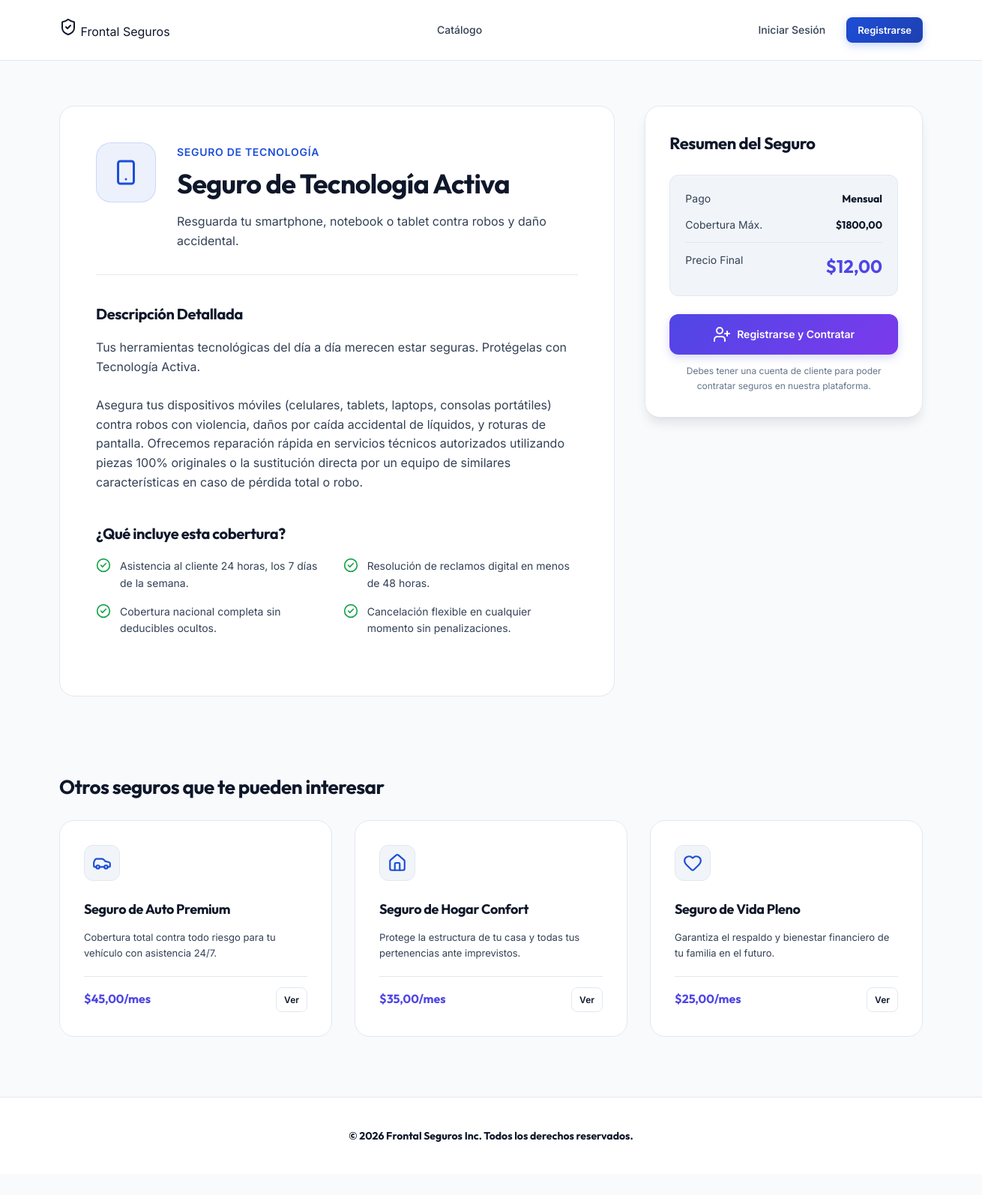
/seguro/5/, run on the app's committed database.
### seguros/models.py (models this page shows, shortened)
class Seguro(models.Model):
    CATEGORIAS = [
        ('AUTO', 'Seguro de Auto'),
        ('HOGAR', 'Seguro de Hogar'),
        ('VIDA', 'Seguro de Vida'),
        ('SALUD', 'Seguro de Salud'),
        ('TECNOLOGIA', 'Seguro de Tecnología'),
    ]
    titulo = models.CharField(max_length=100, verbose_name="Título")
    descripcion_corta = models.CharField(max_length=255, verbose_name="Descripción Corta")
    descripcion_detallada = models.TextField(verbose_name="Descripción Detallada")
    precio_mensual = models.DecimalField(max_digits=10, decimal_places=2, verbose_name="Precio Mensual")
    cobertura_maxima = models.DecimalField(max_digits=12, decimal_places=2, verbose_name="Cobertura Máxima")
    categoria = models.CharField(max_length=20, choices=CATEGORIAS, default='AUTO', verbose_name="Categoría")
    imagen_url = models.URLField(max_length=500, blank=True, null=True, verbose_name="URL de Imagen")
    icon_class = models.CharField(max_length=50, default='shield', verbose_name="Icono (Lucide/FontAwesome)")
    destacado = models.BooleanField(default=False, verbose_name="Destacado")
    class Meta:
        verbose_name = "Seguro"
        verbose_name_plural = "Seguros"

### seguros/views.py (the view)
# urls.py: path('seguro/<int:seguro_id>/', views.detalle, name='detalle'),
def detalle(request, seguro_id):
    seguro = get_object_or_404(Seguro, pk=seguro_id)
    recomendados = Seguro.objects.filter(categoria=seguro.categoria).exclude(pk=seguro.id)[:3]
    if not recomendados.exists():
        recomendados = Seguro.objects.exclude(pk=seguro.id)[:3]
    context = {
        'seguro': seguro,
        'recomendados': recomendados,
    }
    return render(request, 'seguros/detail.html', context)

### seguros/templates/seguros/detail.html (shortened to what this page needs)
{% extends 'seguros/base.html' %}
{% block content %}
<div class="container">
    <div class="detail-layout">
        <div class="detail-main">
            <div class="detail-header">
                <div class="detail-header-icon">
                    <i data-lucide="{{ seguro.icon_class|default:'shield' }}"></i>
                </div>
                <div>
                    <span class="detail-category">{{ seguro.get_categoria_display }}</span>
                    <h1 class="detail-title">{{ seguro.titulo }}</h1>
                    <p style="color: var(--text-secondary); font-size: 16px;">{{ seguro.descripcion_corta }}</p>
                </div>
            </div>
            <div class="detail-content">
                <h3 style="color: var(--text-primary);">Descripción Detallada</h3>
                <p class="detail-text">{{ seguro.descripcion_detallada }}</p>
                <h3 style="color: var(--text-primary); margin-top: 32px;">¿Qué incluye esta cobertura?</h3>
                <ul class="features-list">
                    <li class="feature-item">
                        <i data-lucide="check-circle-2"></i>
                        <span>Asistencia al cliente 24 horas, los 7 días de la semana.</span>
                    </li>
                    <li class="feature-item">
                        <i data-lucide="check-circle-2"></i>
                        <span>Resolución de reclamos digital en menos de 48 horas.</span>
                    </li>
                    <li class="feature-item">
                        <i data-lucide="check-circle-2"></i>
                        <span>Cobertura nacional completa sin deducibles ocultos.</span>
                    </li>
                    <li class="feature-item">
                        <i data-lucide="check-circle-2"></i>
                        <span>Cancelación flexible en cualquier momento sin penalizaciones.</span>
                    </li>
                </ul>
            </div>
        </div>
        <div class="detail-sidebar">
            <div class="sticky-card">
                <h3 class="sidebar-title">Resumen del Seguro</h3>
                <div class="pricing-block">
                    <div class="pricing-row">
                        <span>Pago</span>
                        <span class="price">Mensual</span>
                    </div>
                    <div class="pricing-row">
                        <span>Cobertura Máx.</span>
                        <span class="price">${{ seguro.cobertura_maxima }}</span>
                    </div>
                    <div class="pricing-row">
                        <span>Precio Final</span>
                        <span class="price price-large">${{ seguro.precio_mensual }}</span>
                    </div>
                </div>
                <div class="cta-block">
                    {% if user.is_authenticated %}
                        <a href="{% url 'contratar' seguro.id %}" class="btn btn-primary" style="width: 100%; padding: 14px;">
                            <i data-lucide="shopping-bag"></i>
                            <span>Contratar Ahora</span>
                        </a>
                    {% else %}
                        <a href="{% url 'contratar' seguro.id %}" class="btn btn-accent" style="width: 100%; padding: 14px;">
                            <i data-lucide="user-plus"></i>
                            <span>Registrarse y Contratar</span>
                        </a>
                        <p class="cta-note">Debes tener una cuenta de cliente para poder contratar seguros en nuestra plataforma.</p>
                    {% endif %}
                </div>
            </div>
        </div>
    </div>
    <section style="margin-top: 40px; margin-bottom: 80px;">
        <h2 style="font-size: 26px; margin-bottom: 24px; font-family: var(--font-heading);">Otros seguros que te pueden interesar</h2>
        <div class="insurances-grid">
            {% for rec in recomendados %}
                <div class="insurance-card">
                    <div class="card-icon" style="width: 48px; height: 48px;">
                        <i data-lucide="{{ rec.icon_class|default:'shield' }}"></i>
                    </div>
                    <h3 class="card-title" style="font-size: 18px;">{{ rec.titulo }}</h3>
                    <p class="card-desc" style="font-size: 13px; margin-bottom: 20px;">{{ rec.descripcion_corta }}</p>
                    <div class="card-meta" style="padding-top: 14px;">
                        <span class="price-value" style="font-size: 16px;">${{ rec.precio_mensual }}/mes</span>
                        <a href="{% url 'detalle' rec.id %}" class="btn btn-secondary btn-sm" style="font-size: 12px; padding: 6px 10px;">
                            <span>Ver</span>
                        </a>
                    </div>
                </div>
            {% endfor %}
        </div>
    </section>
</div>
{% endblock %}

### data on the page
Seguro: categoria "SEGURO DE TECNOLOGÍA", titulo "Seguro de Tecnología Activa", descripcion_corta "Resguarda tu smartphone, notebook o tablet contra robos y daño accidental.", descripcion_detallada "Tus herramientas tecnológicas del día a día merecen estar seguras. Protégelas con Tecnología Activa. Asegura tus dispositivos móviles (celulares, tablets, laptops, consolas portátiles) contra robos con violencia, daños por caída accidental de líquidos, y roturas de pantalla. Ofrecemos reparación rápida en servicios técnicos autorizados utilizando piezas 100% originales o la sustitución directa por un equipo de similares características en caso de pérdida total o robo.", cobertura_maxima "1800,00", precio_mensual "12,00"
Seguro: titulo "Seguro de Auto Premium", descripcion_corta "Cobertura total contra todo riesgo para tu vehículo con asistencia 24/7.", precio_mensual "45,00"
Seguro: titulo "Seguro de Hogar Confort", descripcion_corta "Protege la estructura de tu casa y todas tus pertenencias ante imprevistos.", precio_mensual "35,00"
Seguro: titulo "Seguro de Vida Pleno", descripcion_corta "Garantiza el respaldo y bienestar financiero de tu familia en el futuro.", precio_mensual "25,00"
